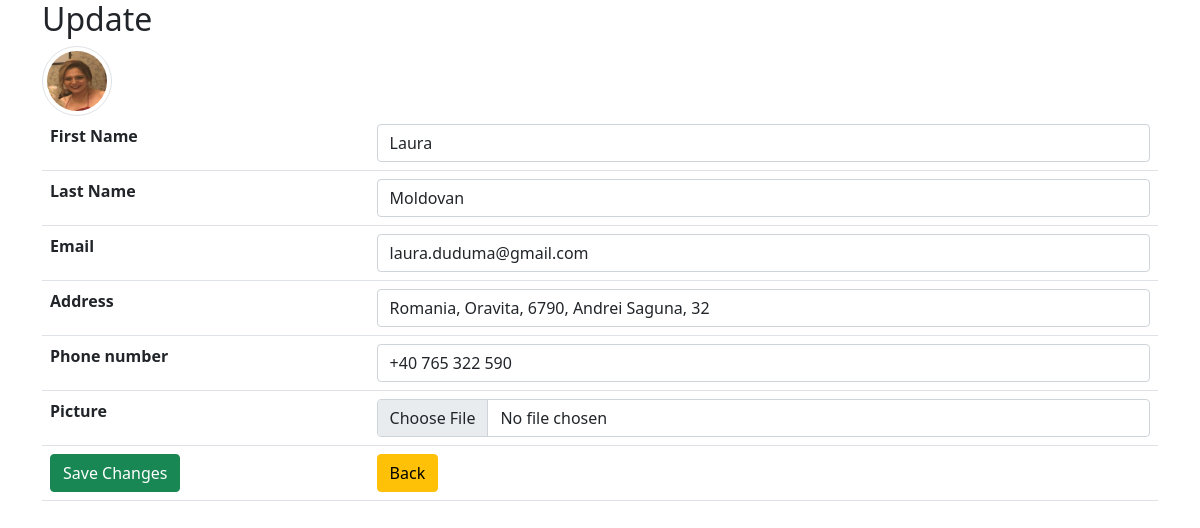
Page /update.php?id=1 (signed in) on the committed database.
### tables this page shows
CREATE TABLE `user` (
  `id` int(11) NOT NULL PRIMARY KEY AUTO_INCREMENT,
  `fname` varchar(255) NOT NULL,
  `lname` varchar(255) NOT NULL,
  `password` varchar(255) NOT NULL,
  `email` varchar(255) NOT NULL,
  `address` varchar(512) NOT NULL,
  `phone` varchar(255) NOT NULL,
  `picture` varchar(255) DEFAULT NULL,
  `status` varchar(4) NOT NULL DEFAULT 'user'
);

### update.php (the view, shortened to what this page needs)
<?php
require_once 'components/db_connect.php';
$backBtn = '';
if (isset($_SESSION["user"])) {
    $backBtn = "home.php";
}
if (isset($_SESSION["adm"])) {
    $backBtn = "dashBoard.php";
}
if (isset($_GET['id'])) {
    $id = $_GET['id'];
    $sql = "SELECT * FROM user WHERE id = {$id}";
    $result = mysqli_query($connect, $sql);
    if (mysqli_num_rows($result) == 1) {
        $data = mysqli_fetch_assoc($result);
        $fname = $data['fname'];
        $lname = $data['lname'];
        $email = $data['email'];
        $address = $data['address'];
        $phone = $data['phone'];
    }
}
?>
<!DOCTYPE html>
<html lang="en">
<head>
    <?php require_once 'components/boot.php' ?>
</head>
<body>
    <div class="container">
        <h2>Update</h2>
        <img class='img-thumbnail rounded-circle' src='pictures/users/<?php echo $data['picture'] ?>' alt="<?php echo $fname ?>">
        <form method="post" enctype="multipart/form-data">
            <table class="table">
                <tr>
                    <th>First Name</th>
                    <td><input class="form-control" type="text" name="fname" placeholder="First Name" value="<?php echo $fname ?>" /></td>
                </tr>
                <tr>
                    <th>Last Name</th>
                    <td><input class="form-control" type="text" name="lname" placeholder="Last Name" value="<?php echo $lname ?>" /></td>
                </tr>
                <tr>
                    <th>Email</th>
                    <td><input class="form-control" type="email" name="email" placeholder="Email" value="<?php echo $email ?>" /></td>
                </tr>
                <tr>
                    <th>Address</th>
                    <td><input class="form-control" type="text" name="address" placeholder="Address" value="<?php echo $address ?>" /></td>
                </tr>
                <tr>
                    <th>Phone number</th>
                    <td><input class="form-control" type="text" name="phone" placeholder="Phone number" value="<?php echo $phone ?>" /></td>
                </tr>
                <tr>
                    <th>Picture</th>
                    <td><input class="form-control" type="file" name="picture" /></td>
                </tr>
                <tr>
                    <td><button name="submit" class="btn btn-success" type="submit">Save Changes</button></td>
                    <td><a href="<?php echo $backBtn ?>"><button class="btn btn-warning" type="button">Back</button></a></td>
                </tr>
            </table>
        </form>
    </div>
</body>
</html>

### update.php (style rules this page uses)
.img-thumbnail { width: 70px !important; height: 70px !important; }

### rows in the picture
user: picture (picture), fname "Laura", lname "Moldovan", email "laura.duduma@gmail.com", address "Romania, Oravita, 6790, Andrei Saguna, 32", phone "+40 765 322 590"
